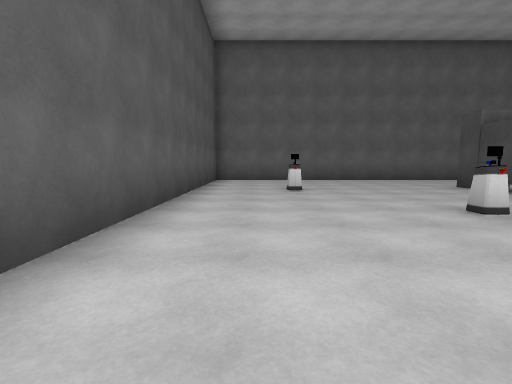
[1] (above)

17 first-person views from a walk through a 3-D level made in the Unity game engine. The camera is 1.3 m above the floor, tilts 6° down and sees 85° across. The floor is counted in squares, 2 m on a side. Each view is taken from the middle of a square. On the plan, view 1 faces up. The plan holds only what a view shows up to about 9 squares ahead; the rest is blank. The player is left out.

[2]
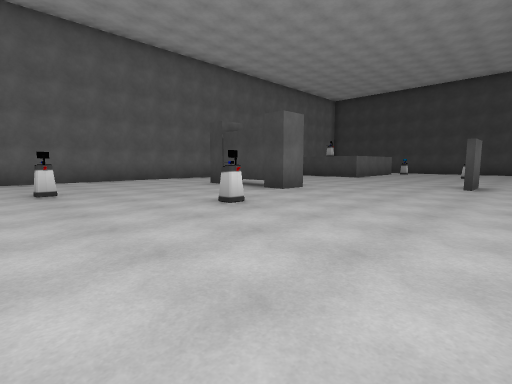

[3]
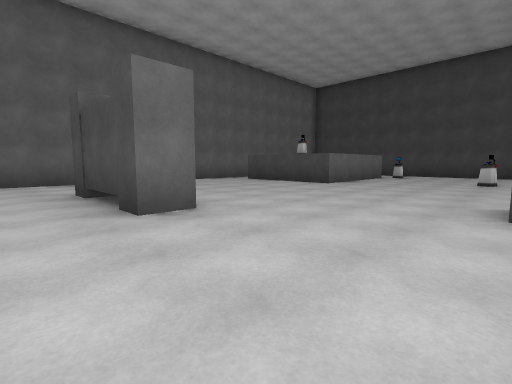

[4]
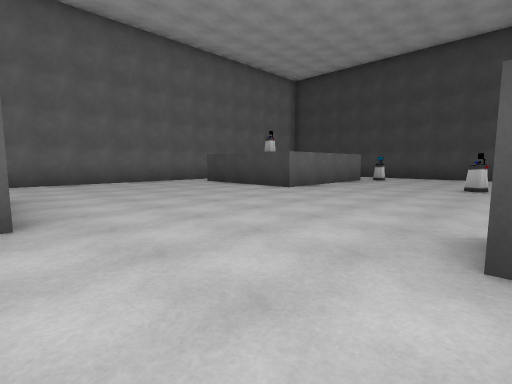

[5]
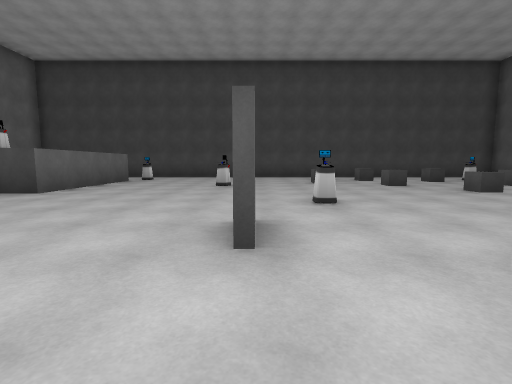

[6]
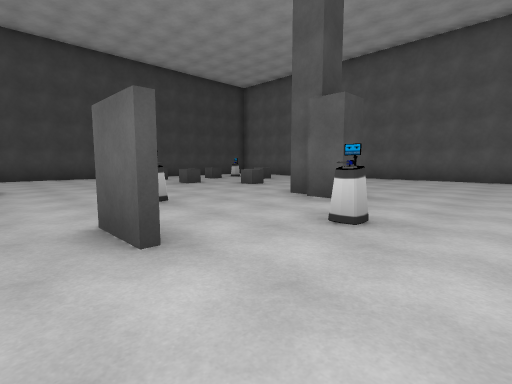

[7]
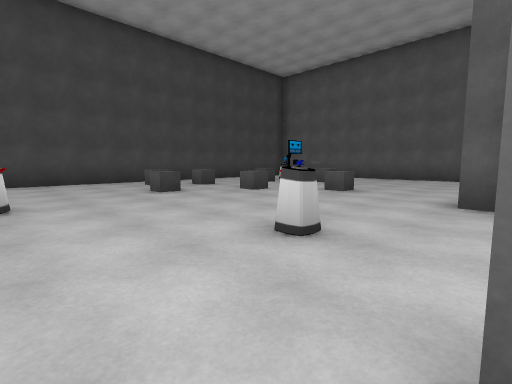

[8]
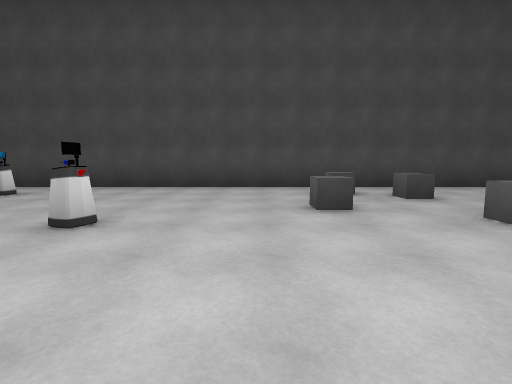

[9]
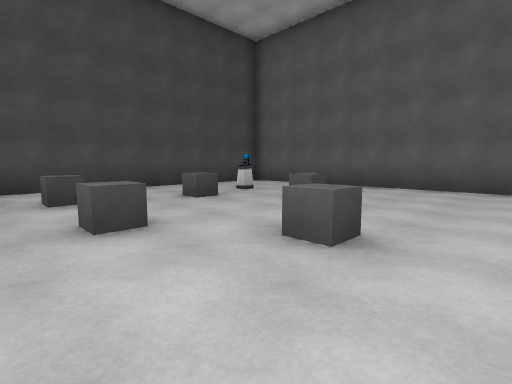

[10]
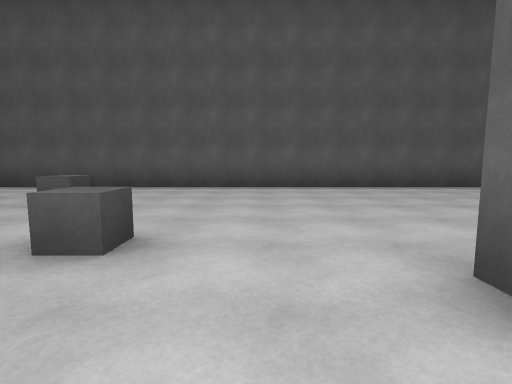

[11]
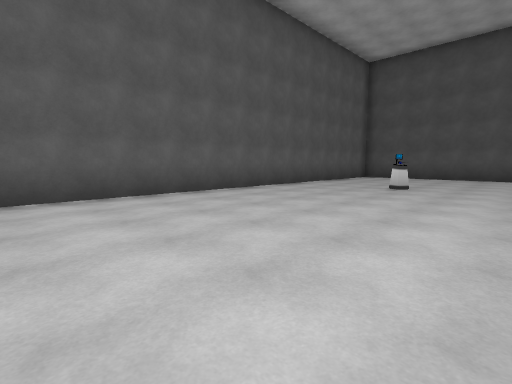

[12]
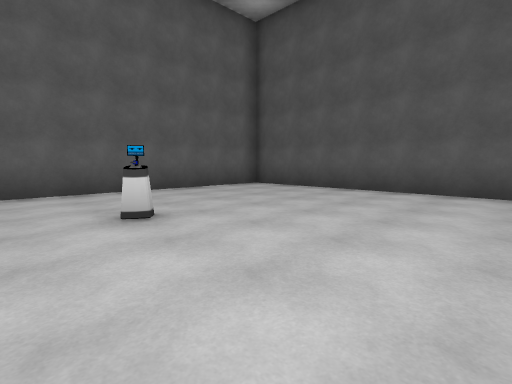

[13]
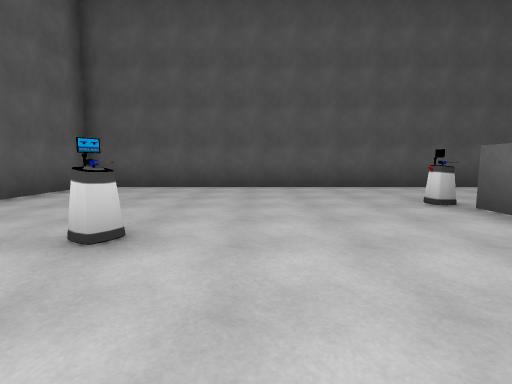

[14]
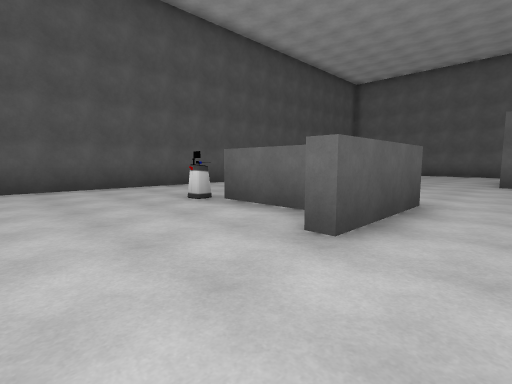

[15]
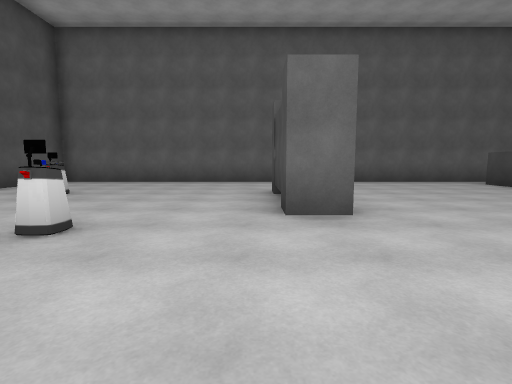

[16]
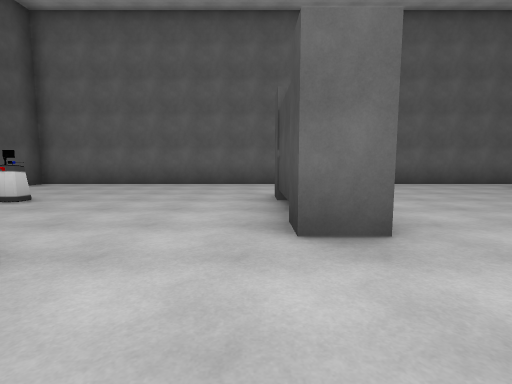

[17]
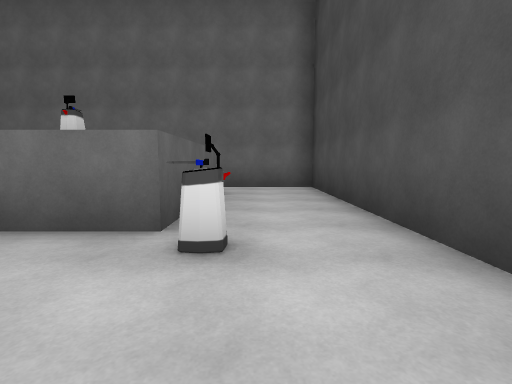

### Floor plan
Points are (right, up) in squares from view 1. A wall is a line through its corners. A room is listed if a view was taken in it or the views show most of it. See-through windows are left out.
Room 1 (views 1, 2, 3, 4, 5, 6, 7, 8, 9, 10, 11, 12, 13, 14, 15, 16, 17)
walls: (8, 1.2) (9.1, 1.2); (9.1, 1) (8, 1); (4.8, -0.2) (4.8, -2.8) (4.4, -2.8); (3.9, -1.8) (2.8, -1.8); (5.4, 5.4) (5.4, 6.5); (6.1, 10.5) (-1.5, 10.5) (-1.5, -9.5) (17.9, -9.5); (12.9, 10.5) (6.5, 10.5); (16.1, 9.2) (16.1, 5.6) (11.9, 5.6) (11.9, 9.4); (18.5, -7.4) (18.5, 10.5) (15.9, 10.5)
objects: other object (1, 7); other object (2, -2); other object (3, 4); other object (4, -6); grey block (6, 5); grey block (6, 7); other object (7, -1); grey block (9, -3); other object (10, 0); grey cube (12, -4); grey cube (14, -6); grey cube (14, -3); other object (14, 2); grey cube (15, -1); other object (16, -7); grey cube (16, -5); grey cube (16, -3); other object (16, 5); other object (17, -2)

Where each view was taken, in squares from view 1:
view 1: 0 up, 0 right, facing up
view 2: 0 up, 0 right, facing up-right
view 3: 1 up, 4 right, facing up-right
view 4: 1 up, 6 right, facing up-right
view 5: 1 up, 6 right, facing right
view 6: 2 up, 6 right, facing down-right
view 7: 2 up, 9 right, facing down-right
view 8: 0 up, 11 right, facing right
view 9: 2 down, 11 right, facing down-right
view 10: 2 down, 11 right, facing down
view 11: 4 down, 11 right, facing down-left
view 12: 3 down, 5 right, facing down-left
view 13: 5 down, 6 right, facing left
view 14: 5 down, 6 right, facing up-left
view 15: 1 up, 5 right, facing up
view 16: 2 up, 5 right, facing up
view 17: 3 up, 17 right, facing up
